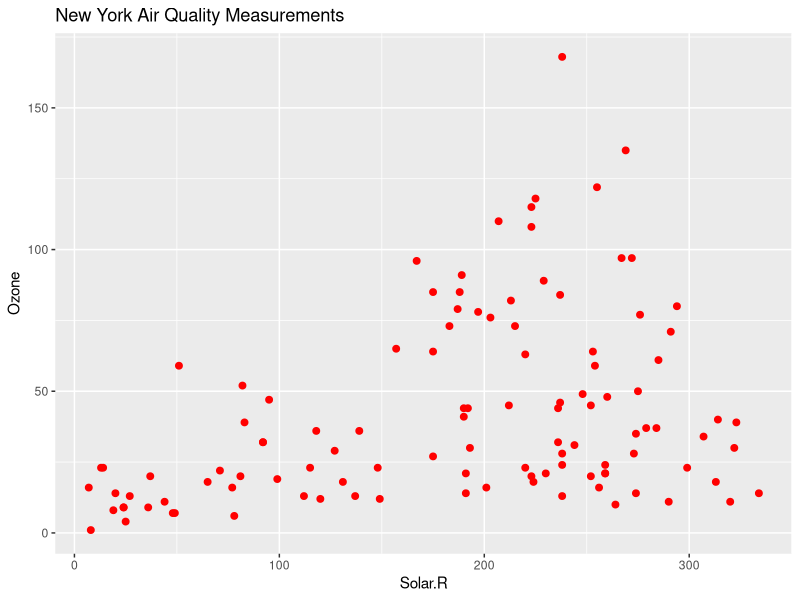
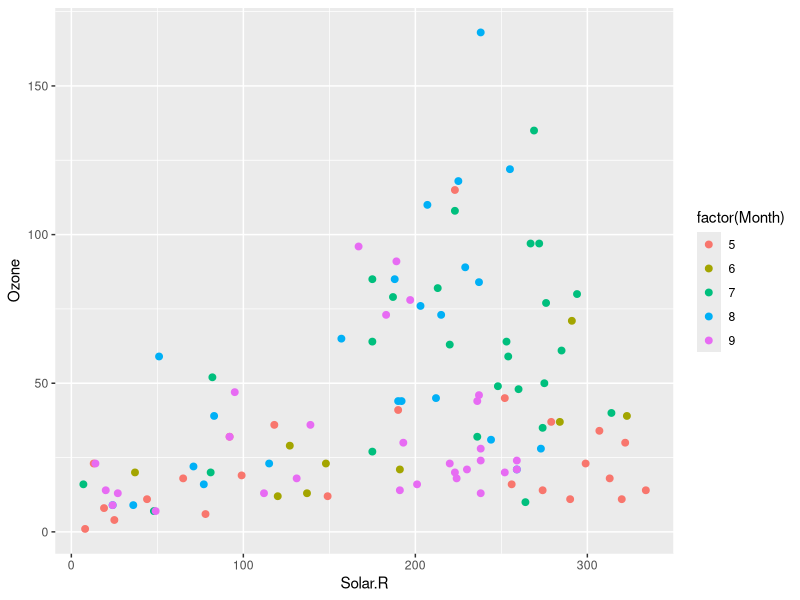
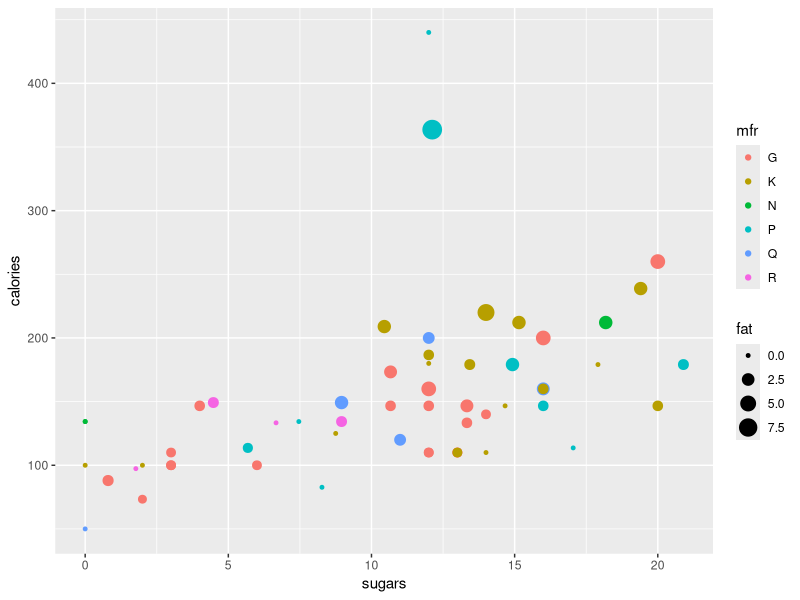
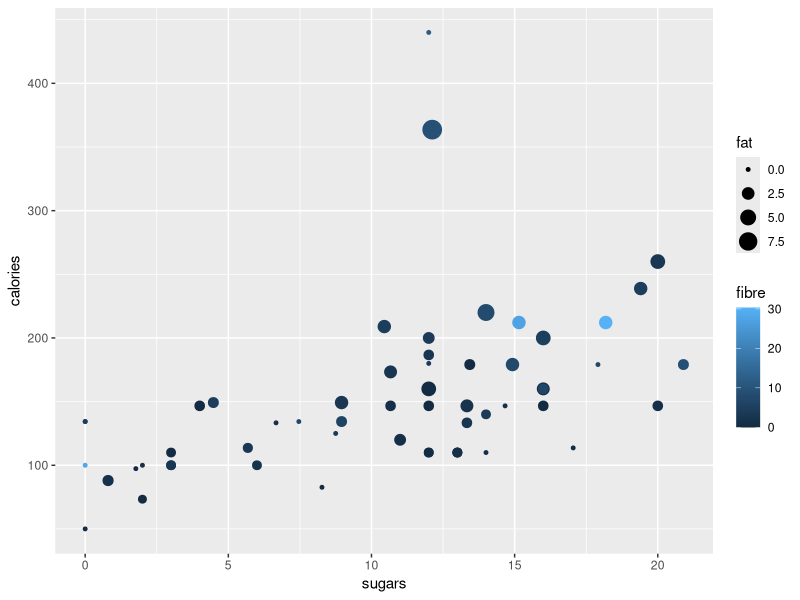

Recreate these plots in R, in order.
### datasets::airquality を用いた描画例
require(MASS) # パッケージの読み込み
require(tidyverse) # 読み込む順番にも注意が必要
## 日射量とオゾン量の関係を見るために散布図を描く
ggplot(airquality, aes(Solar.R, Ozone)) +
    geom_point(colour="red", size=2, # 色とサイズを指定
               na.rm=TRUE) + 
    labs(title="New York Air Quality Measurements") 
ggplot(airquality, aes(Solar.R, Ozone)) +
    geom_point(aes(colour=factor(Month)), # 月毎に色分け
               size=2, na.rm=TRUE)
### MASS::UScereal を用いた描画例
## 会社別に糖分，カロリー，脂肪分の関係性を見る
ggplot(UScereal, aes(sugars, calories)) +
    geom_point(aes(size=fat, # サイズと脂肪分を対応付け
                   colour=mfr)) # 色と会社を対応付け
## 糖分，カロリー，脂肪分，繊維質の関係性を見る
ggplot(UScereal, aes(sugars, calories)) +
    geom_point(aes(size=fat, 
                   colour=fibre)) # 色と繊維質を対応付け
